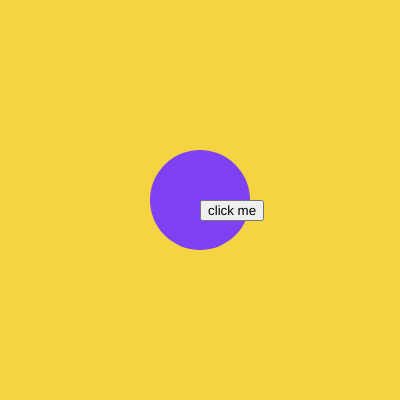
Frame 1 (no input)
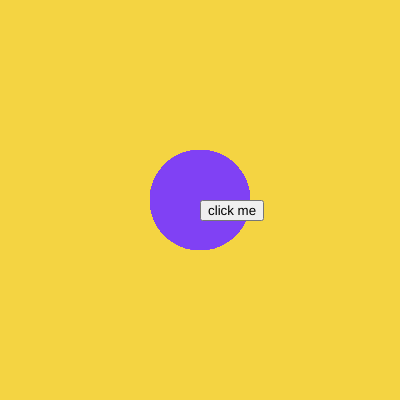
Frame 60 (no input)
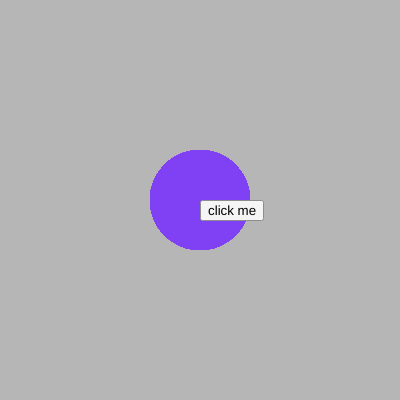
Frame 120 (the mouse pressed at the canvas centre since frame 60)

The p5.js sketch that drew these frames (run headless with seeded random() and noise() and a simulated clock; from frame 60 on, the mouse is pressed at the canvas centre):

// p5.js sketch
// ── sketch.js
var button;

function setup() {
  createCanvas (400,400);
  background('#f4d442');
  button = createButton('click me');
  button.position(200,200);
  button.mousePressed(changeBG);
}

function draw() {

  noStroke();
  fill('#8041f4');
  ellipse(200,200,100,100);
}

function changeBG() {
  var val = random(255);
  background(val);
}
